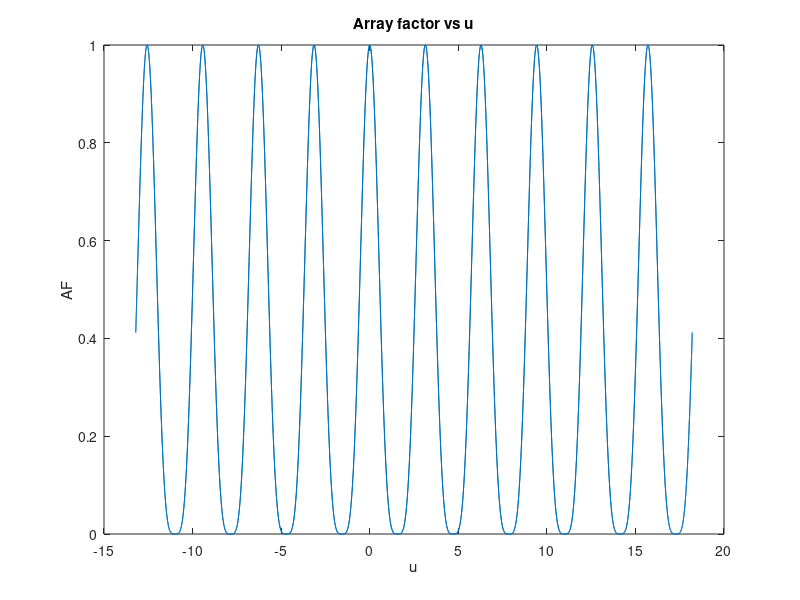
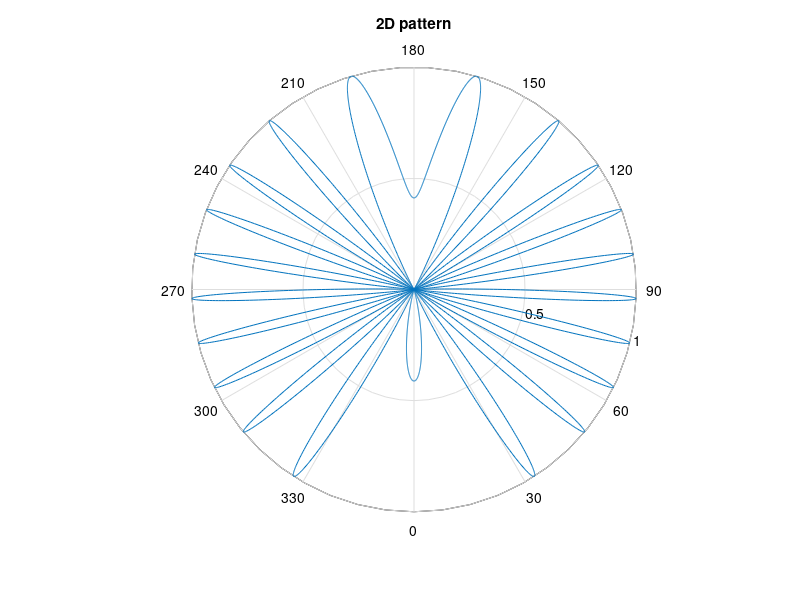

Source code (MATLAB) for these figures, in order: (Note: this script raises an error after producing the figures.)
%% name                       ID          
%  Ahmed Mahmoud ElDokmak      18010248     

%% Part 1 : Linear antenna (dipole of general lenght)
Lambda_     = 1;
Betta       = (2*pi)/Lambda_;
Theta       = linspace(-pi,pi,360); 
Phi         = linspace(-2*pi,2*pi,360);
L           = input('Enter The Lenght Of Dipole L, (L >1) : ');
L           = L * Lambda_;
En          = abs((cos( ( (Betta*L)/2 ).*cos(Theta)) - cos( ( (Betta*L)/2 )))./ sin(Theta));

% 2D Pattern
figure(1);
polar(Theta,En);
view([90,90]);
title('2D Pattern');

% 3D pattern
phi_3D      = meshgrid(Phi); 
Theta_3D    = meshgrid(Theta);
En_3D       = meshgrid(En);
X           = En_3D .* sin(Theta_3D) .* cos(phi_3D'); 
Y           = En_3D .* sin(Theta_3D) .* sin(phi_3D'); 
Z           = En_3D .* cos(Theta_3D);

figure(2);
surf(X,Y,Z); 
shading interp; 
axis vis3d; 
axis equal; 
lighting gouraud;
title('3D Pattern');

%% Part 2 : Uniform Linear Antenna Array(ULA) 
Lambda_     = 1;
Betta       = (2*pi)/Lambda_;
d           = input('Enter the spacing (d >=0 ) : ');
d           = d * Lambda_ ;
N           = input('Enter the number of elements N (N>=0) : ');
Alpha       = input('Enter the progressive phase shift alpha : ');
Gamma       = linspace(-pi,pi,6000);
Phi         = linspace(-2*pi,2*pi,6000);
Epsi        = Betta*d*cos(Gamma) + Alpha;
AF          = abs( sin((N*Epsi)/2) ./ (N*sin(Epsi/2)) );

% 2D pattern
figure(1);
plot(Epsi,AF);  title('Array factor vs Epsi');
xlabel('Epsi'); ylabel('AF');

figure(2);
polar(Gamma,AF); view([90,90]); title('2D pattern of Array');
xlabel('Gamma'); ylabel('AF');

% 3D patter 
Phi_3D    = meshgrid(Phi);
Gamma_3D  = meshgrid(Gamma);
AF_3D     = meshgrid(AF);
X         = AF_3D.*sin(Gamma_3D).*cos(Phi_3D'); 
Y         = AF_3D.*sin(Gamma_3D).*sin(Phi_3D'); 
Z         = AF_3D.*cos(Gamma_3D);

figure(3);
surf(X,Y,Z);
shading interp;
axis vis3d; 
lighting gouraud;
title('3D pattern of array');

%% Part 3 : Non-unifor Linear Arry 
%% A-Binomial Arrays
Lambda_     = 1;
Betta       = (2*pi) / Lambda_;
d           = input('Enter the spacing d (d>=0) : ');
N           = input('Enter the number of elements N (N>=0) : ');
Alpha       = input('Enter the progressive phase shift alpha : ');
Theta       = linspace(-pi,pi,6000);
Phi         = linspace(-2*pi,2*pi,6000);
U           = (Betta*d*cos(Theta) + Alpha) / 2;
AF          = abs(cos(U).^(N-1));

% 2D pattern
figure(1);
plot(U,AF); title('Array factor vs u');
xlabel('u'); ylabel('AF');

figure(2);
polar(Theta, AF);
view([90 90]);
title('2D pattern');

% 3D pattern
Phi_3D   = meshgrid(Phi);
Theta_3D = meshgrid(Theta);
AF_3D    = meshgrid(AF);
X        = AF_3D.*sin(Theta_3D).*cos(Phi_3D'); 
Y        = AF_3D.*sin(Theta_3D).*sin(Phi_3D'); 
Z        = AF_3D.*cos(Theta_3D);

figure(3);
surf(X,Y,Z);
shading interp;
axis vis3d;
axis equal;
lighting gouraud;
title('3D pattern');

%% B-Dolph-Tschebysceff Arrays
Lambda_     = 1;
Betta       = (2*pi) / Lambda_;
d           = input('Enter the spacing d (d>=0) : ');
N           = input('Enter the number of elements N (N>=0) : ');
Alpha       = input('Enter the progressive phase shift alpha : ');
M           = N - 1;
Ro          = input('Mainlobe to sidelobe level Ro (Ro>1) : ');
Zo          = cosh((1/M)*acosh(Ro));
Z           = linspace(-Zo,Zo,6000);
U_up        = acos(Z./Zo);
U_down      = -u_up;
U           = [U_down ; U_up];
Theta1      = acos(((2.*U_down)-Alpha)/(Betta*d));
Theta2      = -Theta1;
Phi         = linspace(-2*pi,2*pi,6000);
AF          = abs(cosh(M.*acosh(Z)));

% 2D Pattern
figure(1);
plot(Z,AF); title('Array factor vs Z');
xlabel('Z'); ylabel('Array factor');

figure(2);
polar(Theta1,AF);
hold on;
polar(Theta2, AF);
view([90 90]);
title('2D Pattern')

% 3D Pattern
Phi_3D   = meshgrid(Phi);
Theta_3D = meshgrid(Theta1);
AF_3D    = meshgrid(AF);
X        = AF_3D.*sin(Theta_3D).*cos(Phi_3D'); 
Y        = AF_3D.*sin(Theta_3D).*sin(Phi_3D'); 
Z        = AF_3D.*cos(Theta_3D);

figure(3);
surf(X,Y,Z);
shading interp;
axis vis3d;
axis equal;
lighting gouraud;
title('3D Pattern')